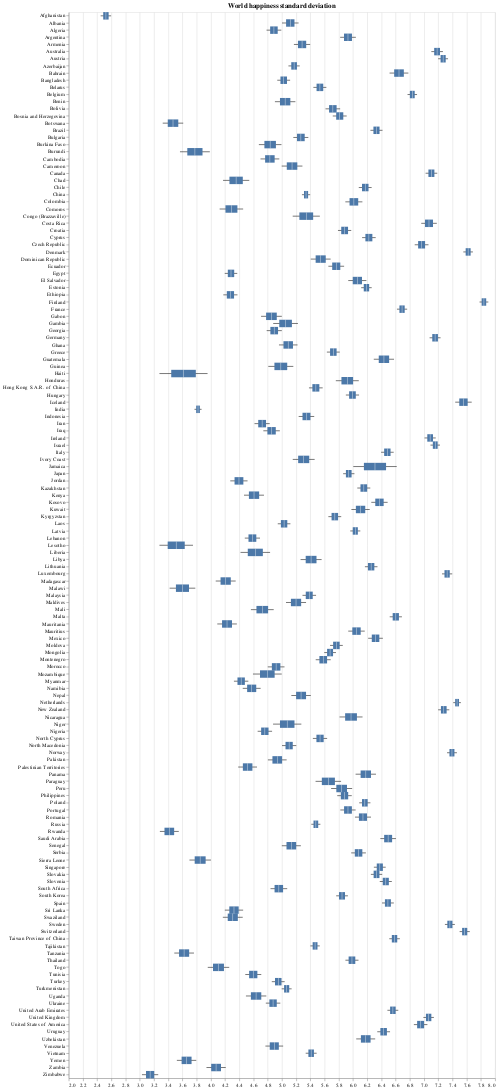

The specification (Vega-Lite) saved for this image:
### Vega specification from a JSON file in a GitHub repository (floating-point values rounded to 4 significant figures; data arrays with more than 128 entries replaced by an {"elided": "..."} marker saying what was removed)
{"$schema": "https://vega.github.io/schema/vega/v5.json", "background": "white", "padding": 5, "width": 800, "height": 3000, "title": {"text": "World happiness standard deviation", "frame": "group"}, "style": "cell", "data": [{"name": "source_0", "values": {"elided": "149 records"}}, {"name": "data_1", "source": "source_0", "transform": [{"type": "filter", "expr": "isValid(datum[\"lower\"]) && isFinite(+datum[\"lower\"])"}]}, {"name": "data_2", "source": "source_0", "transform": [{"type": "filter", "expr": "isValid(datum[\"q1\"]) && isFinite(+datum[\"q1\"])"}]}, {"name": "data_3", "source": "source_0", "transform": [{"type": "filter", "expr": "isValid(datum[\"median\"]) && isFinite(+datum[\"median\"])"}]}, {"name": "data_4", "source": "source_0", "transform": [{"type": "flatten", "fields": ["outliers"], "as": ["outliers"]}, {"type": "filter", "expr": "isValid(datum[\"outliers\"]) && isFinite(+datum[\"outliers\"])"}]}], "marks": [{"name": "layer_0_marks", "type": "rule", "style": ["rule"], "from": {"data": "data_1"}, "encode": {"update": {"stroke": {"value": "black"}, "description": {"signal": "\"Country: \" + (isValid(datum[\"Country\"]) ? datum[\"Country\"] : \"\"+datum[\"Country\"]) + \"; lower: \" + (format(datum[\"lower\"], \"\")) + \"; upper: \" + (format(datum[\"upper\"], \"\"))"}, "x": [{"test": "!isValid(datum[\"lower\"]) || !isFinite(+datum[\"lower\"])", "value": 0}, {"scale": "x", "field": "lower"}], "x2": [{"test": "!isValid(datum[\"upper\"]) || !isFinite(+datum[\"upper\"])", "value": 0}, {"scale": "x", "field": "upper"}], "y": {"scale": "y", "field": "Country", "band": 0.5}}}}, {"name": "layer_1_marks", "type": "rect", "style": ["bar"], "from": {"data": "data_2"}, "encode": {"update": {"fill": {"scale": "color", "field": "Species"}, "ariaRoleDescription": {"value": "bar"}, "description": {"signal": "\"Country: \" + (isValid(datum[\"Country\"]) ? datum[\"Country\"] : \"\"+datum[\"Country\"]) + \"; q1: \" + (format(datum[\"q1\"], \"\")) + \"; q3: \" + (format(datum[\"q3\"], \"\")) + \"; Species: \" + (isValid(datum[\"Species\"]) ? datum[\"Species\"] : \"\"+datum[\"Species\"])"}, "x": [{"test": "!isValid(datum[\"q1\"]) || !isFinite(+datum[\"q1\"])", "value": 0}, {"scale": "x", "field": "q1"}], "x2": [{"test": "!isValid(datum[\"q3\"]) || !isFinite(+datum[\"q3\"])", "value": 0}, {"scale": "x", "field": "q3"}], "yc": {"scale": "y", "field": "Country", "band": 0.5}, "height": {"value": 14}}}}, {"name": "layer_2_marks", "type": "rect", "style": ["tick"], "from": {"data": "data_3"}, "encode": {"update": {"opacity": {"value": 0.7}, "fill": {"value": "white"}, "ariaRoleDescription": {"value": "tick"}, "description": {"signal": "\"Country: \" + (isValid(datum[\"Country\"]) ? datum[\"Country\"] : \"\"+datum[\"Country\"]) + \"; median: \" + (format(datum[\"median\"], \"\"))"}, "xc": [{"test": "!isValid(datum[\"median\"]) || !isFinite(+datum[\"median\"])", "value": 0}, {"scale": "x", "field": "median"}], "yc": {"scale": "y", "field": "Country", "band": 0.5}, "height": {"value": 14}, "width": {"value": 1}}}}, {"name": "layer_3_marks", "type": "symbol", "style": ["point", "boxplot-outliers"], "from": {"data": "data_4"}, "encode": {"update": {"opacity": {"value": 0.7}, "fill": {"value": "transparent"}, "stroke": {"value": "#4c78a8"}, "ariaRoleDescription": {"value": "point"}, "description": {"signal": "\"Country: \" + (isValid(datum[\"Country\"]) ? datum[\"Country\"] : \"\"+datum[\"Country\"]) + \"; outliers: \" + (format(datum[\"outliers\"], \"\"))"}, "x": [{"test": "!isValid(datum[\"outliers\"]) || !isFinite(+datum[\"outliers\"])", "value": 0}, {"scale": "x", "field": "outliers"}], "y": {"scale": "y", "field": "Country", "band": 0.5}}}}], "scales": [{"name": "x", "type": "linear", "domain": {"fields": [{"data": "data_1", "field": "lower"}, {"data": "data_1", "field": "upper"}, {"data": "data_2", "field": "q1"}, {"data": "data_2", "field": "q3"}, {"data": "data_3", "field": "median"}, {"data": "data_4", "field": "outliers"}]}, "range": [0, {"signal": "width"}], "zero": false, "nice": true}, {"name": "y", "type": "band", "domain": {"fields": [{"data": "data_1", "field": "Country"}, {"data": "data_2", "field": "Country"}, {"data": "data_3", "field": "Country"}, {"data": "data_4", "field": "Country"}], "sort": true}, "range": [0, {"signal": "height"}], "paddingInner": 0, "paddingOuter": 0}, {"name": "color", "type": "ordinal", "domain": {"data": "data_2", "field": "Species", "sort": true}, "range": "category"}], "axes": [{"scale": "x", "orient": "bottom", "gridScale": "y", "grid": true, "tickCount": {"signal": "ceil(width/40)"}, "domain": false, "labels": false, "aria": false, "maxExtent": 0, "minExtent": 0, "ticks": false, "zindex": 0}, {"scale": "x", "orient": "bottom", "grid": false, "labelFlush": true, "labelOverlap": true, "tickCount": {"signal": "ceil(width/40)"}, "zindex": 0}, {"scale": "y", "orient": "left", "grid": false, "zindex": 0}], "params": [{"name": "Continent_selection", "bind": {"input": "select", "options": [null, "Sub-Saharan Africa", "Western Europe", "Latin America and Caribbean", "Middle East and North Africa", "Central and Eastern Europe", "Southeast Asia", "South Asia", "North America and ANZ", "East Asia", "Commonwealth of Independent States"], "labels": ["Show All", "Sub-Saharan Africa", "Western Europe", "Latin America and Caribbean", "Middle East and North Africa", "Central and Eastern Europe", "Southeast Asia", "South Asia", "North America and ANZ", "East Asia", "Commonwealth of Independent States"], "name": "Continent Selection: "}}], "config": {}}
